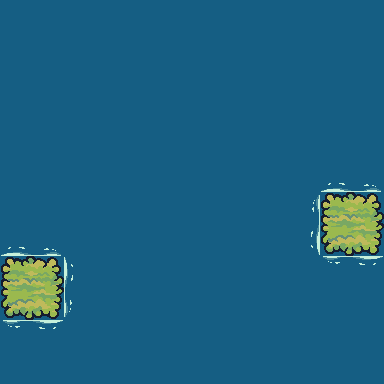

This game map was drawn from its Tiled (.tmx) file and the tilesets committed beside it. A one-line description and the trimmed map source follow:
An orthogonal 6x6 tile map with 64x64 px tiles, 5 tile layers (air, tanah, foam, semak dan batuan, ...), 3 hidden layers not drawn, 23 tilesets and 18 objects (1, 2, 3, 4, 5).

<map version="1.10" tiledversion="1.10.2" orientation="orthogonal" renderorder="right-down" width="6" height="6" tilewidth="64" tileheight="64" infinite="0" nextlayerid="22" nextobjectid="58">
 <tileset firstgid="1" name="House_Yellow" tilewidth="64" tileheight="64" tilecount="6" columns="2">
  <image source="images/House/House_Yellow.png" width="128" height="192" />
 </tileset>
 <tileset firstgid="7" name="House_Purple" tilewidth="64" tileheight="64" tilecount="6" columns="2">
  <image source="images/House/House_Purple.png" width="128" height="192" />
 </tileset>
 <tileset firstgid="13" name="Tree" tilewidth="64" tileheight="64" tilecount="108" columns="12">
  <image source="images/Trees/Tree.png" width="768" height="576" />
 </tileset>
 <tileset firstgid="121" name="Tilemap_Flat" tilewidth="64" tileheight="64" tilecount="40" columns="10">
  <image source="images/Terrain/Ground/Tilemap_Flat.png" width="640" height="256" />
 </tileset>
 <tileset firstgid="161" name="Tilemap_Elevation" tilewidth="64" tileheight="64" tilecount="32" columns="4">
  <image source="images/Terrain/Ground/Tilemap_Elevation.png" width="256" height="512" />
 </tileset>
 <tileset firstgid="193" name="Water" tilewidth="64" tileheight="64" tilecount="1" columns="1">
  <image source="images/Terrain/Water/Water.png" width="64" height="64" />
 </tileset>
 <tileset firstgid="194" name="Bridge_All" tilewidth="64" tileheight="64" tilecount="12" columns="3">
  <image source="images/Bridge/Bridge_All.png" width="192" height="256" />
 </tileset>
 <tileset firstgid="206" name="HappySheep_Bouncing" tilewidth="128" tileheight="128" tilecount="6" columns="6">
  <image source="images/Sheep/HappySheep_Bouncing.png" width="768" height="128" />
  <tile id="0">
   <animation>
    <frame tileid="0" duration="100" />
    <frame tileid="1" duration="100" />
    <frame tileid="2" duration="100" />
    <frame tileid="3" duration="100" />
    <frame tileid="4" duration="100" />
    <frame tileid="5" duration="100" />
   </animation>
  </tile>
 </tileset>
 <tileset firstgid="212" name="HappySheep_Idle" tilewidth="128" tileheight="128" tilecount="8" columns="8">
  <image source="images/Sheep/HappySheep_Idle.png" width="1024" height="128" />
  <tile id="0">
   <animation>
    <frame tileid="2" duration="100" />
    <frame tileid="3" duration="100" />
    <frame tileid="4" duration="100" />
    <frame tileid="5" duration="100" />
    <frame tileid="6" duration="100" />
    <frame tileid="7" duration="100" />
    <frame tileid="7" duration="100" />
   </animation>
  </tile>
 </tileset>
 <tileset firstgid="220" name="Rocks_04" tilewidth="128" tileheight="128" tilecount="8" columns="8">
  <image source="images/Terrain/Water/Rocks/Rocks_04.png" width="1024" height="128" />
  <tile id="0">
   <animation>
    <frame tileid="2" duration="100" />
    <frame tileid="3" duration="100" />
    <frame tileid="4" duration="100" />
    <frame tileid="5" duration="100" />
    <frame tileid="6" duration="100" />
    <frame tileid="7" duration="100" />
   </animation>
  </tile>
 </tileset>
 <tileset firstgid="228" name="Rocks_01" tilewidth="128" tileheight="128" tilecount="8" columns="8">
  <image source="images/Terrain/Water/Rocks/Rocks_01.png" width="1024" height="128" />
  <tile id="0">
   <animation>
    <frame tileid="2" duration="200" />
    <frame tileid="3" duration="200" />
    <frame tileid="4" duration="200" />
    <frame tileid="5" duration="200" />
    <frame tileid="6" duration="200" />
    <frame tileid="7" duration="200" />
   </animation>
  </tile>
 </tileset>
 <tileset firstgid="236" name="Foam" tilewidth="64" tileheight="64" tilecount="72" columns="24">
  <image source="images/Terrain/Water/Foam/Foam.png" width="1536" height="192" />
  <tile id="26">
   <animation>
    <frame tileid="26" duration="200" />
    <frame tileid="29" duration="200" />
    <frame tileid="32" duration="200" />
    <frame tileid="35" duration="200" />
    <frame tileid="38" duration="200" />
    <frame tileid="41" duration="200" />
    <frame tileid="44" duration="200" />
    <frame tileid="47" duration="200" />
   </animation>
  </tile>
 </tileset>
 <tileset firstgid="308" name="09" tilewidth="64" tileheight="64" tilecount="1" columns="1">
  <image source="images/Deco/09.png" width="64" height="64" />
 </tileset>
 <tileset firstgid="309" name="01" tilewidth="64" tileheight="64" tilecount="1" columns="1">
  <image source="images/Deco/01.png" width="64" height="64" />
 </tileset>
 <tileset firstgid="310" name="02" tilewidth="64" tileheight="64" tilecount="1" columns="1">
  <image source="images/Deco/02.png" width="64" height="64" />
 </tileset>
 <tileset firstgid="311" name="03" tilewidth="64" tileheight="64" tilecount="1" columns="1">
  <image source="images/Deco/03.png" width="64" height="64" />
 </tileset>
 <tileset firstgid="312" name="04" tilewidth="64" tileheight="64" tilecount="1" columns="1">
  <image source="images/Deco/04.png" width="64" height="64" />
 </tileset>
 <tileset firstgid="313" name="05" tilewidth="64" tileheight="64" tilecount="1" columns="1">
  <image source="images/Deco/05.png" width="64" height="64" />
 </tileset>
 <tileset firstgid="314" name="06" tilewidth="64" tileheight="64" tilecount="1" columns="1">
  <image source="images/Deco/06.png" width="64" height="64" />
 </tileset>
 <tileset firstgid="315" name="07" tilewidth="64" tileheight="64" tilecount="1" columns="1">
  <image source="images/Deco/07.png" width="64" height="64" />
 </tileset>
 <tileset firstgid="316" name="08" tilewidth="64" tileheight="64" tilecount="1" columns="1">
  <image source="images/Deco/08.png" width="64" height="64" />
 </tileset>
 <tileset firstgid="317" name="Tower_Red" tilewidth="64" tileheight="64" tilecount="8" columns="2">
  <image source="images/Tower/Tower_Red.png" width="128" height="256" />
 </tileset>
 <tileset firstgid="325" name="Water2" tilewidth="64" tileheight="64" tilecount="1" columns="1">
  <image source="images/Terrain/Water/Water2.png" width="64" height="64" />
 </tileset>
 <layer id="1" name="air" width="6" height="6">
  <data>[36 cells, 36 non-empty, 1 distinct tile ids]</data>
 </layer>
 <layer id="4" name="tanah" width="6" height="6">
  <data>[36 cells, 2 non-empty, 1 distinct tile ids]</data>
 </layer>
 <layer id="12" name="foam" width="6" height="6">
  <data>[36 cells, 6 non-empty, 1 distinct tile ids]</data>
 </layer>
 <layer id="11" name="batu" width="6" height="6" visible="0">
  <data>[36 cells, 1 non-empty, 1 distinct tile ids]</data>
 </layer>
 <layer id="13" name="semak dan batuan" width="6" height="6">
  <data>[36 cells, 0 non-empty, 0 distinct tile ids]</data>
 </layer>
 <layer id="5" name="rumah" width="6" height="6" visible="0">
  <data>[36 cells, 0 non-empty, 0 distinct tile ids]</data>
 </layer>
 <layer id="10" name="domba" width="6" height="6">
  <data>[36 cells, 0 non-empty, 0 distinct tile ids]</data>
 </layer>
 <layer id="14" name="jembatan" width="6" height="6" visible="0">
  <data>[36 cells, 1 non-empty, 1 distinct tile ids]</data>
 </layer>
 <objectgroup id="19" name="player">
  <object id="55" x="0" y="256" width="64" height="64" />
 </objectgroup>
 <objectgroup id="18" name="puzzle">
  <object id="20" x="64" y="64" width="64" height="64" />
  <object id="21" x="64" y="128" width="64" height="64" />
  <object id="22" name="1" x="64" y="256" width="64" height="64" />
  <object id="24" x="64" y="192" width="64" height="64" />
  <object id="26" x="128" y="64" width="64" height="64" />
  <object id="27" x="128" y="128" width="64" height="64" />
  <object id="28" name="2" x="128" y="256" width="64" height="64" />
  <object id="30" name="3" x="128" y="192" width="64" height="64" />
  <object id="32" x="192" y="64" width="64" height="64" />
  <object id="33" x="192" y="128" width="64" height="64" />
  </objectgroup>
 <objectgroup id="20" name="dest">
  <!-- 1 objects omitted --></objectgroup>
</map>
<!-- 7 of 18 objects omitted -->
